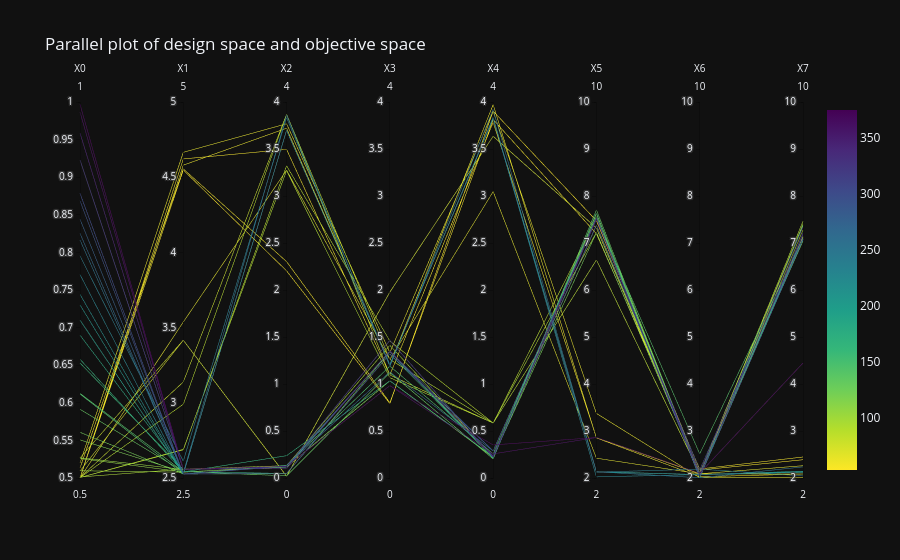

This figure's notebook cell:
### Code cell
fig = go.Figure(data=go.Parcoords(
    line=dict(color=F[:, 1],
          colorscale='Viridis',
          showscale=True,
          reversescale=True),
    dimensions = [dict(range = [xl[index], xu[index]], label = f'X{index}', values=X[:, index])
    for index in range(len(xl))
    ]
    ))
fig.update_layout(title = "Parallel plot of design space and objective space", 
                  template='plotly_dark')
fig.show()
